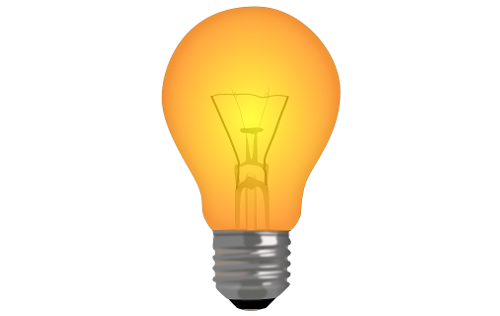
#> input picture venda/files/lampada.png, 500 x 316 px
$ python mappingImage.py
#> lines starting #> are read from the running program, lines starting #| are printed output that depends on the picture; after the words box and inside, x2 and y2 are one past the last pixel; in counts of white or black regions, pixels touching at a corner belong together
import cv2
import numpy as np

imagem = cv2.imread("./files/lampada.png")
#> imagem is the input picture: shape (316, 500, 3); mean B, G, R 213, 237.4, 249.5
cv2.imshow("Original", imagem)

print("Altura (height): %d pixels" % (imagem.shape[0]))
#| Altura (height): 316 pixels
print("Largura (width): %d pixels" % (imagem.shape[1]))
#| Largura (width): 500 pixels
print("Canais (channels): %d"      % (imagem.shape[2]))
#| Canais (channels): 3

(b, g, r) = imagem[0, 0]
#> b = 255; g = 255; r = 255
print ("Cor do pixel em (0, 0) - Vermelho: %d, Verde: %d, Azul: %d" % (r, g, b))
#| Cor do pixel em (0, 0) - Vermelho: 255, Verde: 255, Azul: 255

(b, g, r) = imagem[305, 250]
#> b = 2; g = 2; r = 2
print ("Cor do pixel em (250, 305) - Vermelho: %d, Verde: %d, Azul: %d" % (r, g, b))
#| Cor do pixel em (250, 305) - Vermelho: 2, Verde: 2, Azul: 2

(b, g, r) = imagem[30, 250]
#> b = 65; g = 179; r = 255
print ("Cor do pixel em (250, 30) - Vermelho: %d, Verde: %d, Azul: %d" % (r, g, b))
#| Cor do pixel em (250, 30) - Vermelho: 255, Verde: 179, Azul: 65


imagem[0, 0] = (255, 0, 0)
#> imagem: shape (316, 500, 3); under 0.01% of pixels changed, all inside (x1, y1, x2, y2) = (0, 0, 1, 1)
imagem[10:50, 10:50] = (0, 0, 255)
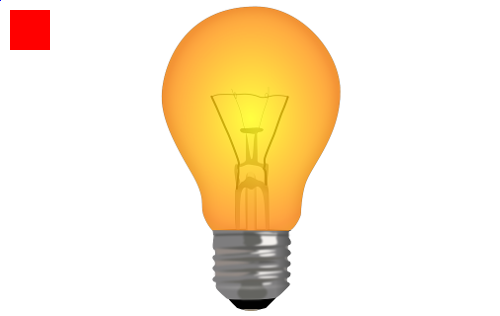
#> imagem: shape (316, 500, 3); mean B, G, R 210.4, 234.8, 249.5
cv2.imshow("Modificada", imagem)

cv2.waitKey(0)
